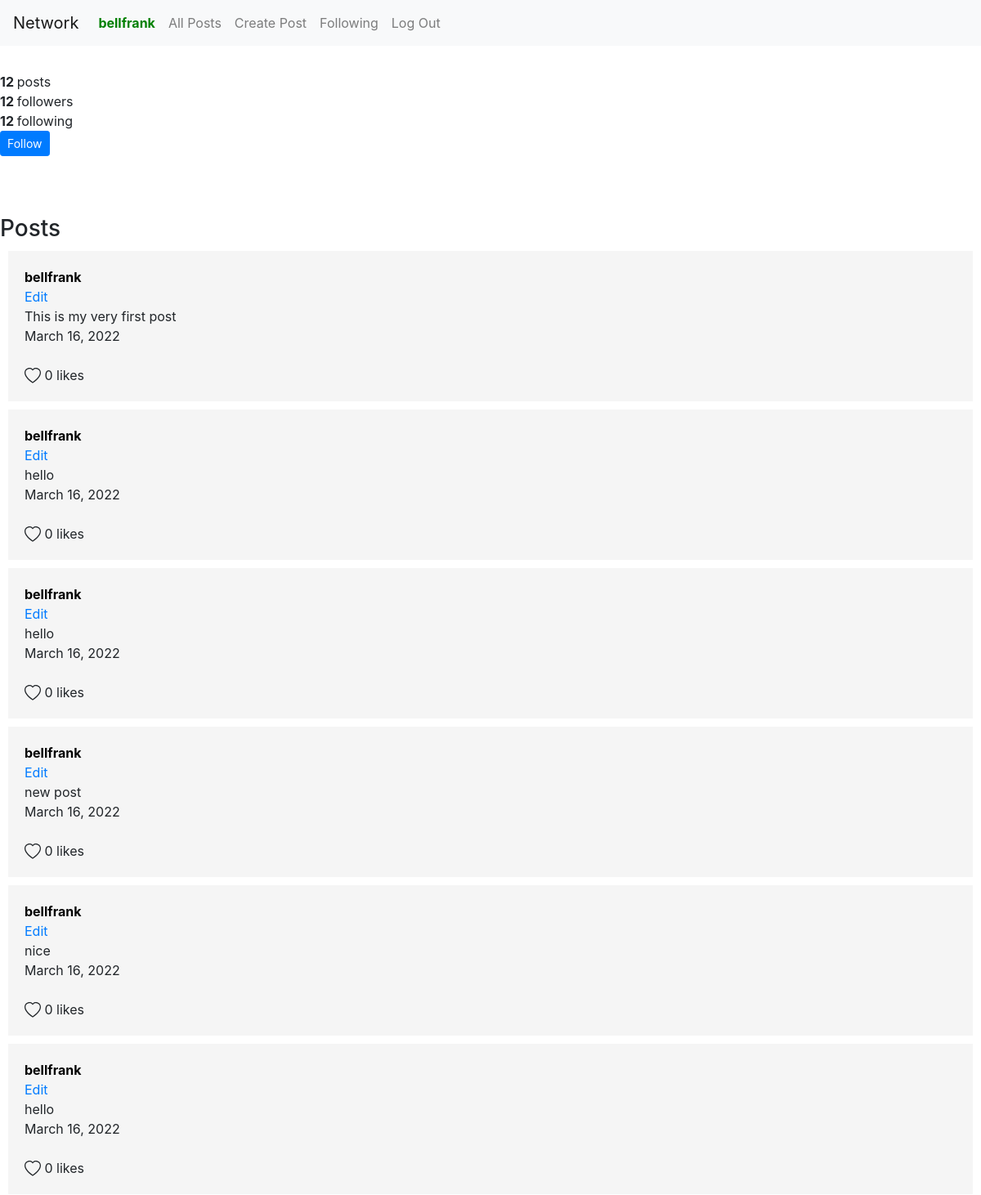
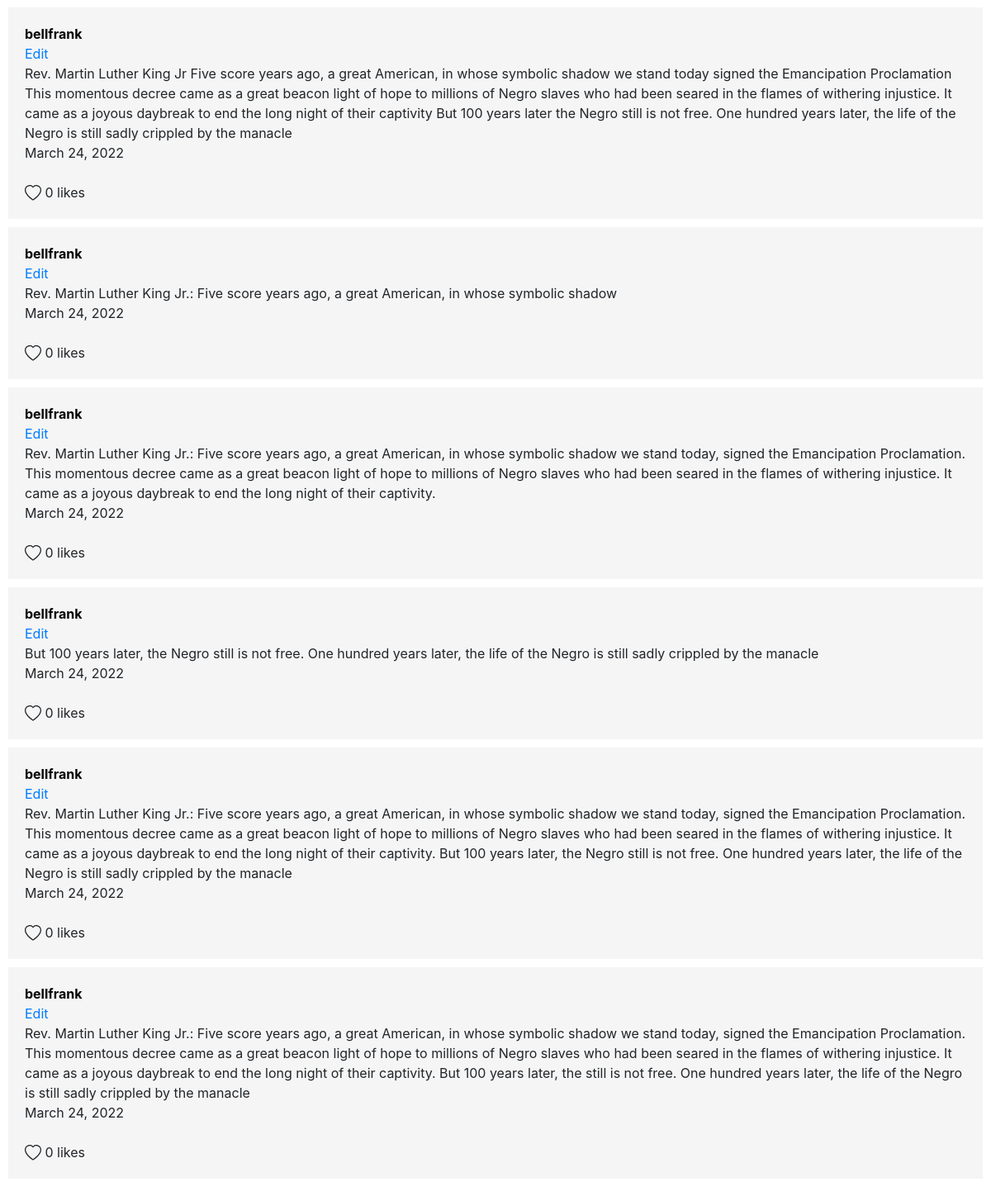
The page /profile/bellfrank (signed in) on the database its author committed (2 pictures, top to bottom).
### network/models.py (models this page shows, shortened)
class User(AbstractUser):
    followers = models.ManyToManyField('self', blank=True, related_name="followees", symmetrical=False)

class Posts(models.Model):
    user = models.ForeignKey(User, on_delete=models.CASCADE, related_name="user_post")
    description = models.TextField(max_length=500)
    time_posted = models.DateField(auto_now_add = True)
    status = models.BooleanField(default=True)

### network/views.py (the view)
# urls.py: path("profile/<str:name>", views.profile, name="profile"),
@login_required
def profile(request, name):
    posts = User.objects.get(username=name).user_post.all()
    number_posts = len(posts)
    following = User.objects.get(username=request.user).followees.all()
    name1 = User.objects.get(username=name)
    follow = False
    if name1 in following:
        follow = True
    if request.method == "POST":
        user = User.objects.get(id=request.user.id)
        id = User.objects.get(username=name).id
        if follow:
            remove_follower = user.followees.remove(id)
            follow = False
        else:
            add_follower = user.followees.add(id)
            follow = True
        return HttpResponseRedirect(reverse('profile', args=[str(name)]))
    else:
        return render(request, "network/profile.html",{
            "posts":posts,
            "name":name,
            "number_posts":number_posts,
            "follow":follow,
        })

### network/templates/network/profile.html (shortened to what this page needs)
{% extends "network/layout.html" %}
{% block body %}
<br>
<strong>{{number_posts}} </strong>posts<br>
<strong>{{number_posts}} </strong>followers<br>
<strong>{{number_posts}} </strong>following<br>
<form action="{% url 'profile' name %}" method="post">
    {% if follow %}
    <button type="submit" class="btn btn-danger btn-sm">Unfollow</button>
    {% else %}
    <button type="submit" class="btn btn-primary btn-sm">Follow</button>
    {% endif %}
</form>
<br>
<br>
<br>
<h3> Posts</h3>
    {% for post in posts %}
        <div class="post">
            <a href="" style="color: black;"><strong>{{post.user}}</strong></a>
            <br>
            <a href="">Edit</a>
            <br>
            {{post.description}}
            <br>
            {{post.time_posted}}
            <br>
            <br>
               0 likes
        </div>
    {% endfor %}
{% endblock %}

### network/templates/network/layout.html (shortened to what this page needs)
{% load static %}
<!DOCTYPE html>
<html lang="en">
    <head>
        <link rel="stylesheet" href="https://stackpath.bootstrapcdn.com/bootstrap/4.4.1/css/bootstrap.min.css">
        <link href="{% static 'network/styles.css' %}" rel="stylesheet">
    </head>
    <body>
        <nav class="navbar navbar-expand-lg navbar-light bg-light">
            <a class="navbar-brand" href="{% url 'index' %}">Network</a>
            <div>
              <ul class="navbar-nav mr-auto">
                {% if request.user.is_authenticated %}
                    <li class="nav-item">
                        <a class="nav-link" href="#" style="color: green;"><strong>{{ request.user.username }}</strong></a>
                    </li>
                {% endif %}
                <li class="nav-item">
                  <a class="nav-link" href="{% url 'index' %}">All Posts</a>
                </li>
                {% if request.user.is_authenticated %}
                    <li class="nav-item">
                        <a class="nav-link" href="{% url 'create' %}">Create Post</a>
                    </li>
                    <li class="nav-item">
                        <a class="nav-link" href="{% url 'following' %}">Following</a>
                    </li>
                    <li class="nav-item">
                        <a class="nav-link" href="{% url 'logout' %}">Log Out</a>
                    </li>
                {% endif %}
              </ul>
            </div>
          </nav>
        <div class="body">
            {% block body %}
            {% endblock %}
        </div>
    </body>
</html>

### network/static/network/styles.css (style rules this page uses)
.post { background-color: whitesmoke; padding: 20px; margin: 10px; }
body { padding-bottom: 50px; }

### rows shown on the page
User: user.username "bellfrank"
Posts: user "bellfrank", description "This is my very first post", time_posted "March 16, 2022"
Posts: user "bellfrank", description "hello", time_posted "March 16, 2022"
Posts: user "bellfrank", description "hello", time_posted "March 16, 2022"
Posts: user "bellfrank", description "new post", time_posted "March 16, 2022"
Posts: user "bellfrank", description "nice", time_posted "March 16, 2022"
Posts: user "bellfrank", description "hello", time_posted "March 16, 2022"
Posts: user "bellfrank", description "Rev. Martin Luther King Jr Five score years ago, a great American, in whose symbolic shadow we stand today signed the Emancipation Proclamation This momentous decree came as a great beacon light of hope to millions of Negro slaves who had been seared in the flames of withering injustice. It came as a joyous daybreak to end the long night of their captivity But 100 years later the Negro still is not free. One hundred years later, the life of the Negro is still sadly crippled by the manacle", time_posted "March 24, 2022"
Posts: user "bellfrank", description "Rev. Martin Luther King Jr.: Five score years ago, a great American, in whose symbolic shadow", time_posted "March 24, 2022"
Posts: user "bellfrank", description "Rev. Martin Luther King Jr.: Five score years ago, a great American, in whose symbolic shadow we stand today, signed the Emancipation Proclamation. This momentous decree came as a great beacon light of hope to millions of Negro slaves who had been seared in the flames of withering injustice. It came as a joyous daybreak to end the long night of their captivity.", time_posted "March 24, 2022"
Posts: user "bellfrank", description "But 100 years later, the Negro still is not free. One hundred years later, the life of the Negro is still sadly crippled by the manacle", time_posted "March 24, 2022"
Posts: user "bellfrank", description "Rev. Martin Luther King Jr.: Five score years ago, a great American, in whose symbolic shadow we stand today, signed the Emancipation Proclamation. This momentous decree came as a great beacon light of hope to millions of Negro slaves who had been seared in the flames of withering injustice. It came as a joyous daybreak to end the long night of their captivity. But 100 years later, the Negro still is not free. One hundred years later, the life of the Negro is still sadly crippled by the manacle", time_posted "March 24, 2022"
Posts: user "bellfrank", description "Rev. Martin Luther King Jr.: Five score years ago, a great American, in whose symbolic shadow we stand today, signed the Emancipation Proclamation. This momentous decree came as a great beacon light of hope to millions of Negro slaves who had been seared in the flames of withering injustice. It came as a joyous daybreak to end the long night of their captivity. But 100 years later, the still is not free. One hundred years later, the life of the Negro is still sadly crippled by the manacle", time_posted "March 24, 2022"

### other values the page prints
{{ number_posts }} "12"
